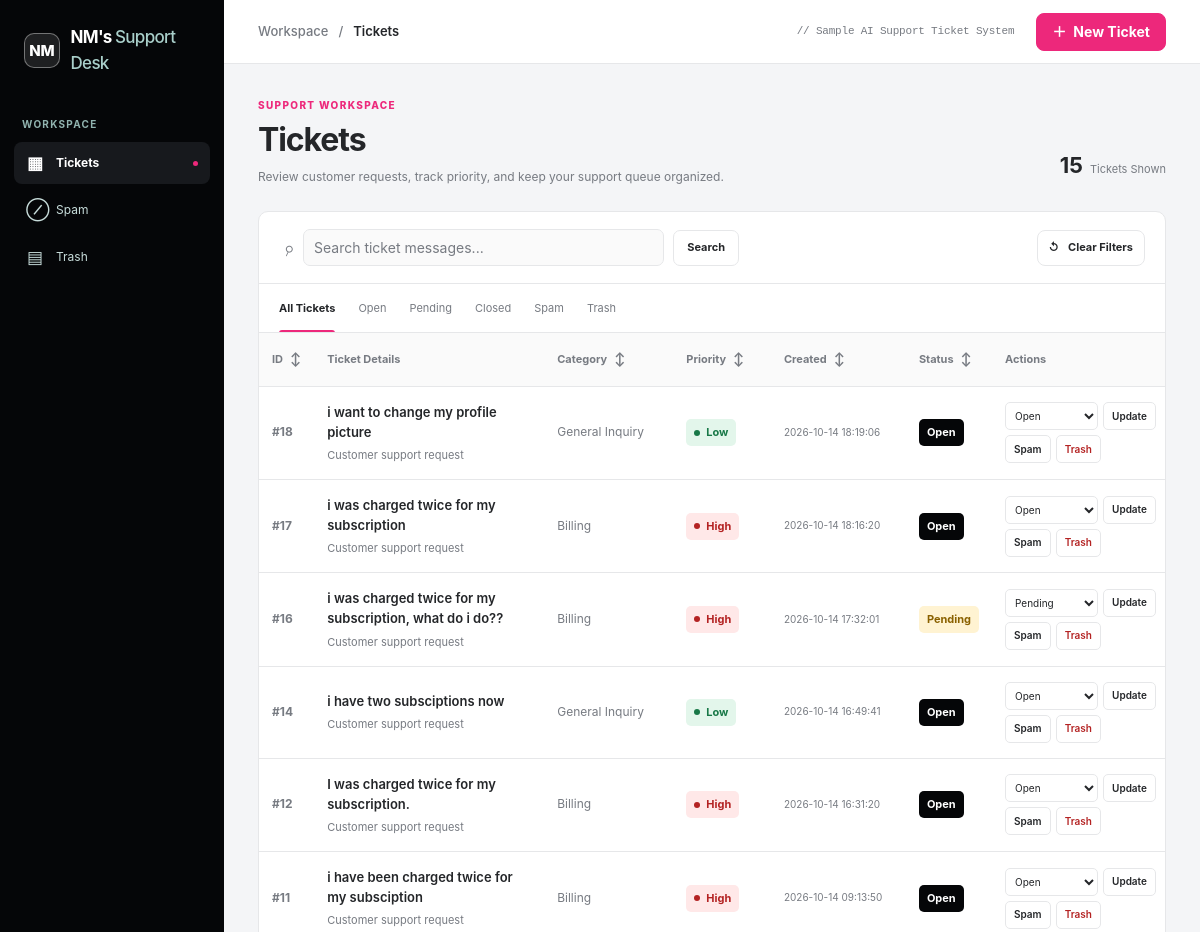
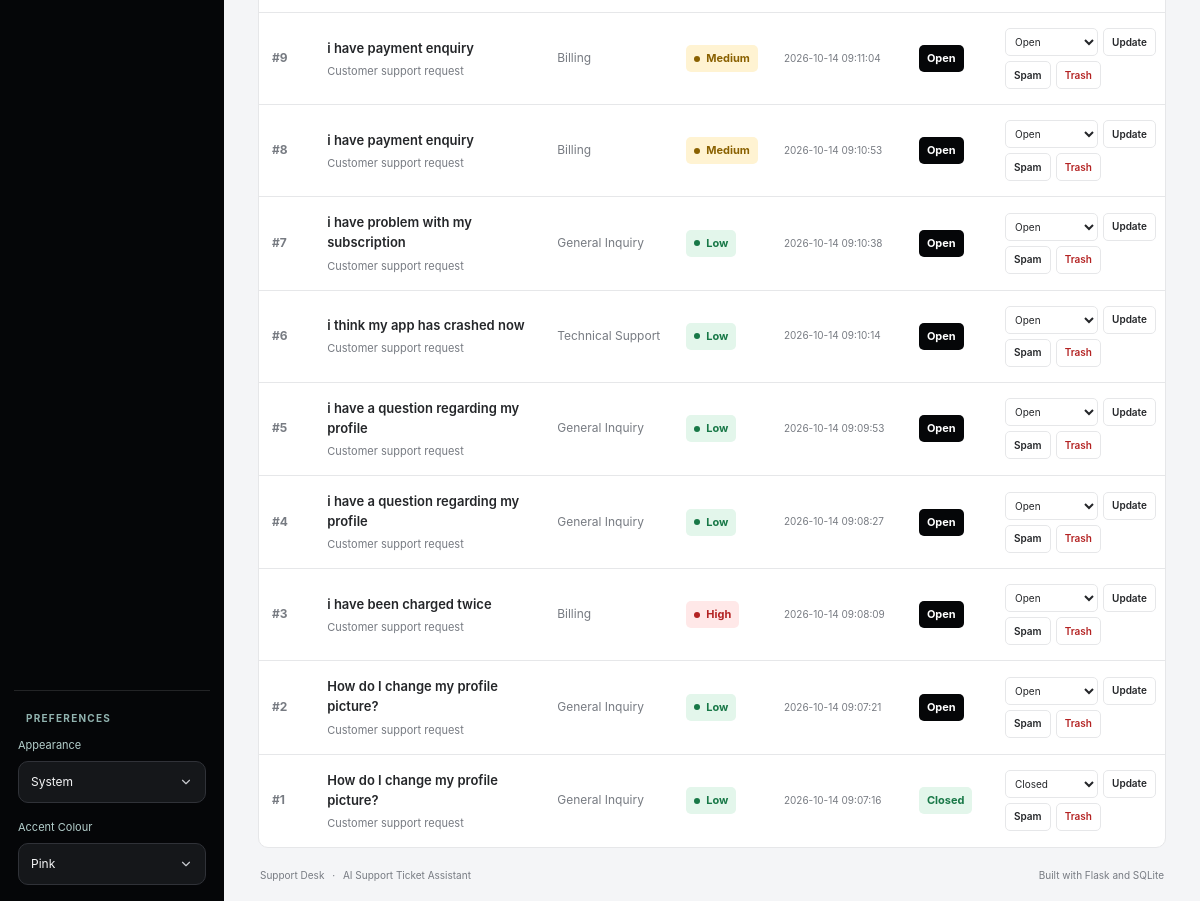
The app's page /, older data (2 pictures, top to bottom).
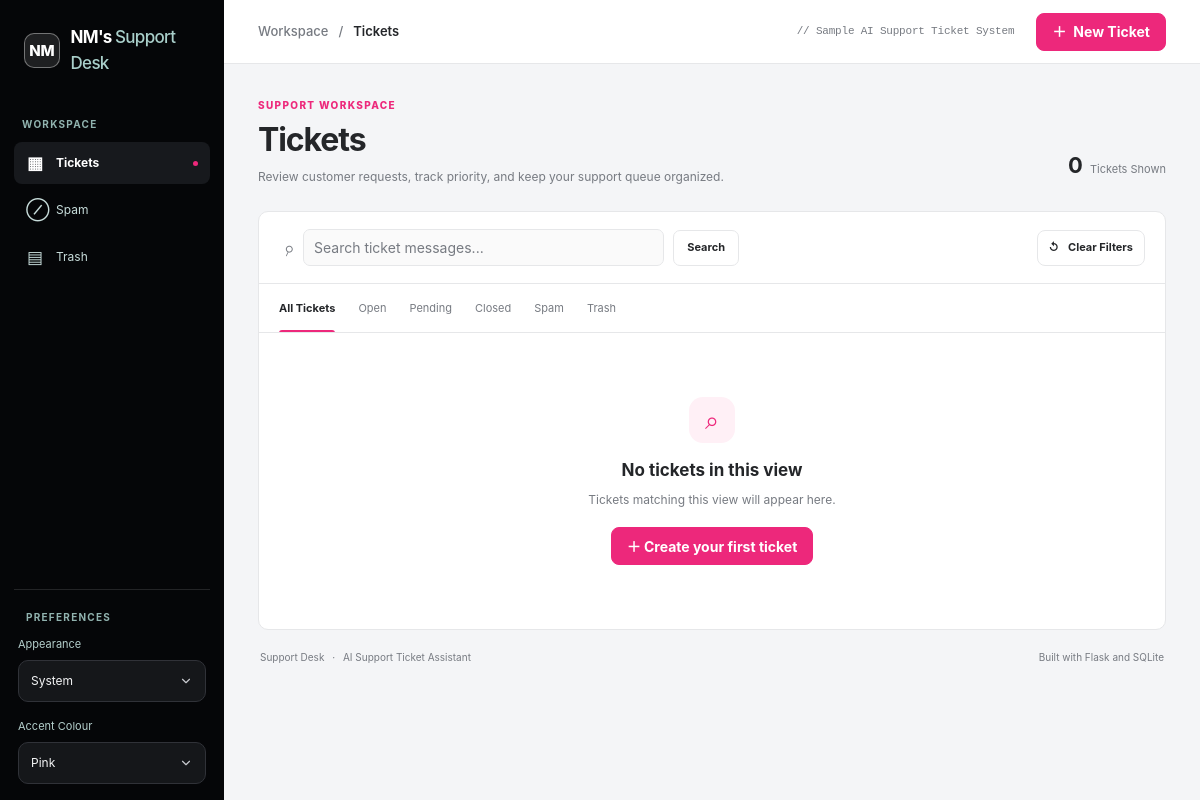
The same page, newer data.
### tables this page shows
CREATE TABLE tickets (
                id INTEGER PRIMARY KEY AUTOINCREMENT,
                message TEXT NOT NULL,
                category TEXT NOT NULL,
                priority TEXT NOT NULL,
                created_at TIMESTAMP DEFAULT CURRENT_TIMESTAMP
            , status TEXT NOT NULL DEFAULT 'Open', is_spam INTEGER NOT NULL DEFAULT 0, is_trashed INTEGER NOT NULL DEFAULT 0);

### app.py (the view)
@app.route("/")
def home():
    search = request.args.get("search", "").strip()
    status = request.args.get("status", "").strip() or None
    view = request.args.get("view", "all").strip()
    valid_statuses = {"Open", "Pending", "Closed"}
    valid_views = {"all", "spam", "trash"}
    if status not in valid_statuses:
        status = None
    if view not in valid_views:
        view = "all"
    tickets = get_all_tickets(
        search=search,
        status=status,
        view=view,
    )
    return render_template(
        "index.html",
        tickets=tickets,
        search=search,
        status=status or "",
        view=view,
        message=request.args.get("message"),
        category=request.args.get("category"),
        priority=request.args.get("priority"),
        summary=request.args.get("summary"),
        suggested_response=request.args.get("suggested_response"),
        error=request.args.get("error"),
    )

### database.py (called while the page is built)
def get_connection():
    connection = sqlite3.connect(DATABASE_NAME)
    connection.row_factory = sqlite3.Row
    return connection

### templates/index.html (shortened to what this page needs)
<!DOCTYPE html>
<html lang="en">
<head>
    <link rel="stylesheet" href="{{ url_for('static', filename='style.css') }}">
</head>
<body data-open-ticket-dialog="{{ 'true' if error else 'false' }}">
    <div class="app-layout">
        <aside class="sidebar" id="sidebar" aria-label="Main navigation">
            <a class="sidebar-brand" href="{{ url_for('home') }}" aria-label="Support Desk home">
                <span class="brand-mark" aria-hidden="true">NM</span>
                <span class="brand-name">NM's <span>Support Desk</span></span>
            </a>
            <div class="sidebar-section-label">WORKSPACE</div>
            <nav class="sidebar-nav">
                <a class="nav-link {% if view == 'all' %}active{% endif %}"
                   href="{{ url_for('home') }}">
                    <span class="nav-icon" aria-hidden="true">▦</span><span>Tickets</span>
                    {% if view == 'all' %}<span class="nav-indicator"></span>{% endif %}
                </a>
                <a class="nav-link {% if view == 'spam' %}active{% endif %}"
                   href="{{ url_for('home', view='spam') }}">
                    <span class="nav-icon" aria-hidden="true">⊘</span><span>Spam</span>
                </a>
                <a class="nav-link {% if view == 'trash' %}active{% endif %}"
                   href="{{ url_for('home', view='trash') }}">
                    <span class="nav-icon" aria-hidden="true">▤</span><span>Trash</span>
                </a>
            </nav>
            <div class="sidebar-bottom">
                <div class="sidebar-section-label">PREFERENCES</div>
                <label class="theme-label" for="theme-select">Appearance</label>
                <select id="theme-select" aria-label="Choose appearance" class="theme-select">
                    <option value="system">System</option>
                </select>
                <label class="theme-label accent-label" for="accent-select">Accent Colour</label>
                <select id="accent-select" aria-label="Choose accent colour" class="theme-select accent-select">
                    <option value="pink">Pink</option>
                </select>
            </div>
        </aside>
        <main class="main-area">
            <header class="topbar">
                <div class="topbar-context">
                    <span class="breadcrumb-muted">Workspace</span>
                    <span class="breadcrumb-divider">/</span>
                    <span>{% if view == 'spam' %}Spam{% elif view == 'trash' %}Trash{% else %}Tickets{% endif %}</span>
                </div>
                <div class="topbar-actions">
                    <span class="workspace-status sample-system-label">// Sample AI Support Ticket System</span>
                    <button type="button" class="primary-button new-ticket-button" id="new-ticket-button">
                        <span aria-hidden="true">＋</span> New Ticket
                    </button>
                </div>
            </header>
            <div class="content-area">
                <section class="page-heading">
                    <div>
                        <p class="eyebrow">SUPPORT WORKSPACE</p>
                        <h1>
                            {% if view == 'spam' %}Spam
                            {% elif view == 'trash' %}Trash
                            {% elif status %}{{ status }} Tickets
                            {% else %}Tickets{% endif %}
                        </h1>
                        <p class="page-description">Review customer requests, track priority, and keep your support queue organized.</p>
                    </div>
                    <div class="heading-count">
                        <strong>{{ tickets|length }}</strong>
                        <span>{% if tickets|length == 1 %}Ticket{% else %}Tickets{% endif %} Shown</span>
                    </div>
                </section>
                <section class="ticket-workspace" aria-label="Ticket management">
                    <div class="workspace-toolbar">
                        <form action="{{ url_for('home') }}" method="GET" class="search-form">
                            <span class="search-icon" aria-hidden="true">⌕</span>
                            <input type="search" name="search" value="{{ search }}"
                                   placeholder="Search ticket messages..." aria-label="Search ticket messages">
                            <button type="submit" class="search-button">Search</button>
                        </form>
                        <div class="toolbar-right">
                            <a class="filter-button clear-filters-button"
                               href="{{ url_for('home', view=view) }}">
                                <span aria-hidden="true">↺</span> Clear Filters
                            </a>
                        </div>
                    </div>
                    <nav class="ticket-tabs" aria-label="Ticket filters">
                        <a href="{{ url_for('home', search=search) }}"
                           {% if view == 'all' and not status %}aria-current="page"{% endif %}>All Tickets</a>
                        {% for filter_status in ['Open', 'Pending', 'Closed'] %}
                        <a href="{{ url_for('home', status=filter_status, search=search) }}"
                           {% if view == 'all' and status == filter_status %}aria-current="page"{% endif %}>{{ filter_status }}</a>
                        {% endfor %}
                        <a href="{{ url_for('home', view='spam', search=search) }}"
                           {% if view == 'spam' %}aria-current="page"{% endif %}>Spam</a>
                        <a href="{{ url_for('home', view='trash', search=search) }}"
                           {% if view == 'trash' %}aria-current="page"{% endif %}>Trash</a>
                    </nav>
                    {% if tickets %}
                    <div class="table-wrapper">
                        <table>
                            <thead>
                                <tr>
                                    <th scope="col" class="id-column"><button type="button" class="sort-button" data-sort="id">ID <span class="sort-indicator">↕</span></button></th>
                                    <th scope="col"><span class="actions-heading">Ticket Details</span></th>
                                    <th scope="col"><button type="button" class="sort-button" data-sort="category">Category <span class="sort-indicator">↕</span></button></th>
                                    <th scope="col"><button type="button" class="sort-button" data-sort="priority">Priority <span class="sort-indicator">↕</span></button></th>
                                    <th scope="col"><button type="button" class="sort-button" data-sort="created">Created <span class="sort-indicator">↕</span></button></th>
                                    <th scope="col"><button type="button" class="sort-button" data-sort="status">Status <span class="sort-indicator">↕</span></button></th>
                                    <th scope="col" class="actions-column"><span class="actions-heading">Actions</span></th>
                                </tr>
                            </thead>
                            <tbody>
                                {% for ticket in tickets %}
                                <tr>
                                    <td class="ticket-id" data-value="{{ ticket.id }}">#{{ ticket.id }}</td>
                                    <td class="ticket-message-cell" data-value="{{ ticket.message|e }}">
                                        <div class="ticket-message-title">{{ ticket.message }}</div>
                                        <div class="ticket-subtitle">Customer support request</div>
                                    </td>
                                    <td data-value="{{ ticket.category }}"><span class="category-label">{{ ticket.category }}</span></td>
                                    <td data-value="{{ ticket.priority }}">
                                        <span class="priority-badge {% if ticket.priority == 'High' %}priority-high{% elif ticket.priority == 'Medium' %}priority-medium{% else %}priority-low{% endif %}">
                                            <span class="priority-dot"></span>{{ ticket.priority }}
                                        </span>
                                    </td>
                                    <td class="date-cell" data-value="{{ ticket.created_at }}">{{ ticket.created_at }}</td>
                                    <td data-value="{{ ticket.status }}">
                                        <span class="status-badge {% if ticket.status == 'Open' %}status-open{% elif ticket.status == 'Pending' %}status-pending{% else %}status-closed{% endif %}">
                                            {{ ticket.status }}
                                        </span>
                                    </td>
                                    <td class="ticket-actions">
                                        {% if view == 'trash' %}
                                        <form action="{{ url_for('restore_trashed_ticket', ticket_id=ticket.id) }}" method="POST">
                                            <button type="submit" class="table-action restore-action">Restore</button>
                                        </form>
                                        {% else %}
                                        <form action="{{ url_for('change_ticket_status', ticket_id=ticket.id) }}" method="POST" class="status-update-form">
                                            <select name="status" aria-label="Status for ticket {{ ticket.id }}">
                                                {% for option in ['Open', 'Pending', 'Closed'] %}
                                                <option value="{{ option }}" {% if ticket.status == option %}selected{% endif %}>{{ option }}</option>
                                                {% endfor %}
                                            </select>
                                            <button type="submit" class="table-action">Update</button>
                                        </form>
                                        <div class="secondary-actions">
                                            <form action="{{ url_for('mark_ticket_spam', ticket_id=ticket.id) }}" method="POST">
                                                <button type="submit" class="table-action">Spam</button>
                                            </form>
                                            <form action="{{ url_for('trash_ticket', ticket_id=ticket.id) }}" method="POST">
                                                <button type="submit" class="table-action danger-action">Trash</button>
                                            </form>
                                        </div>
                                        {% endif %}
                                    </td>
                                </tr>
                                {% endfor %}
                            </tbody>
                        </table>
                    </div>
                    {% else %}
                    <div class="empty-state">
                        <div class="empty-state-icon" aria-hidden="true">⌕</div>
                        <h2>
                            {% if search %}No matching tickets
                            {% elif view == 'spam' %}No spam tickets
                            {% elif view == 'trash' %}Trash is empty
                            {% else %}No tickets in this view{% endif %}
                        </h2>
                        <p>{% if search %}Try another search term or clear your search.{% else %}Tickets matching this view will appear here.{% endif %}</p>
                        {% if view == 'all' and not status %}
                        <button type="button" class="primary-button" data-open-dialog>＋ Create your first ticket</button>
                        {% endif %}
                    </div>
                    {% endif %}
                </section>
                <footer class="app-footer">
                    <span>Support Desk <span class="footer-separator">·</span> AI Support Ticket Assistant</span>
                    <span>Built with Flask and SQLite</span>
                </footer>
            </div>
        </main>
    </div>
</body>
</html>

Row changes from the older to the newer data that the page shows:
removed tickets: id "18", message "i want to change my profile picture", category "General Inquiry", priority "Low", created_at "2026-10-14 18:19:06", status "Open"
removed tickets: id "17", message "i was charged twice for my subscription", category "Billing", priority "High", created_at "2026-10-14 18:16:20", status "Open"
removed tickets: id "16", message "i was charged twice for my subscription, what do i do??", category "Billing", priority "High", created_at "2026-10-14 17:32:01", status "Pending"
removed tickets: id "14", message "i have two subsciptions now", category "General Inquiry", priority "Low", created_at "2026-10-14 16:49:41", status "Open"
removed tickets: id "12", message "I was charged twice for my subscription.", category "Billing", priority "High", created_at "2026-10-14 16:31:20", status "Open"
removed tickets: id "11", message "i have been charged twice for my subsciption", category "Billing", priority "High", created_at "2026-10-14 09:13:50", status "Open"
removed tickets: id "9", message "i have payment enquiry", category "Billing", priority "Medium", created_at "2026-10-14 09:11:04", status "Open"
removed tickets: id "8", message "i have payment enquiry", category "Billing", priority "Medium", created_at "2026-10-14 09:10:53", status "Open"
removed tickets: id "7", message "i have problem with my subscription", category "General Inquiry", priority "Low", created_at "2026-10-14 09:10:38", status "Open"
removed tickets: id "6", message "i think my app has crashed now", category "Technical Support", priority "Low", created_at "2026-10-14 09:10:14", status "Open"
removed tickets: id "5", message "i have a question regarding my profile", category "General Inquiry", priority "Low", created_at "2026-10-14 09:09:53", status "Open"
removed tickets: id "4", message "i have a question regarding my profile", category "General Inquiry", priority "Low", created_at "2026-10-14 09:08:27", status "Open"
removed tickets: id "3", message "i have been charged twice", category "Billing", priority "High", created_at "2026-10-14 09:08:09", status "Open"
removed tickets: id "2", message "How do I change my profile picture?", category "General Inquiry", priority "Low", created_at "2026-10-14 09:07:21", status "Open"
removed tickets: id "1", message "How do I change my profile picture?", category "General Inquiry", priority "Low", created_at "2026-10-14 09:07:16", status "Closed"
Text that changed along with them:
{{ tickets|length }}: "15" → "0"
text no longer shown: "ID ↕ Ticket Details Category ↕ Priority ↕ Created ↕ Status ↕ Actions"
text now shown: "⌕ No tickets in this view Tickets matching this view will appear here. ＋ Create your first ticket"
